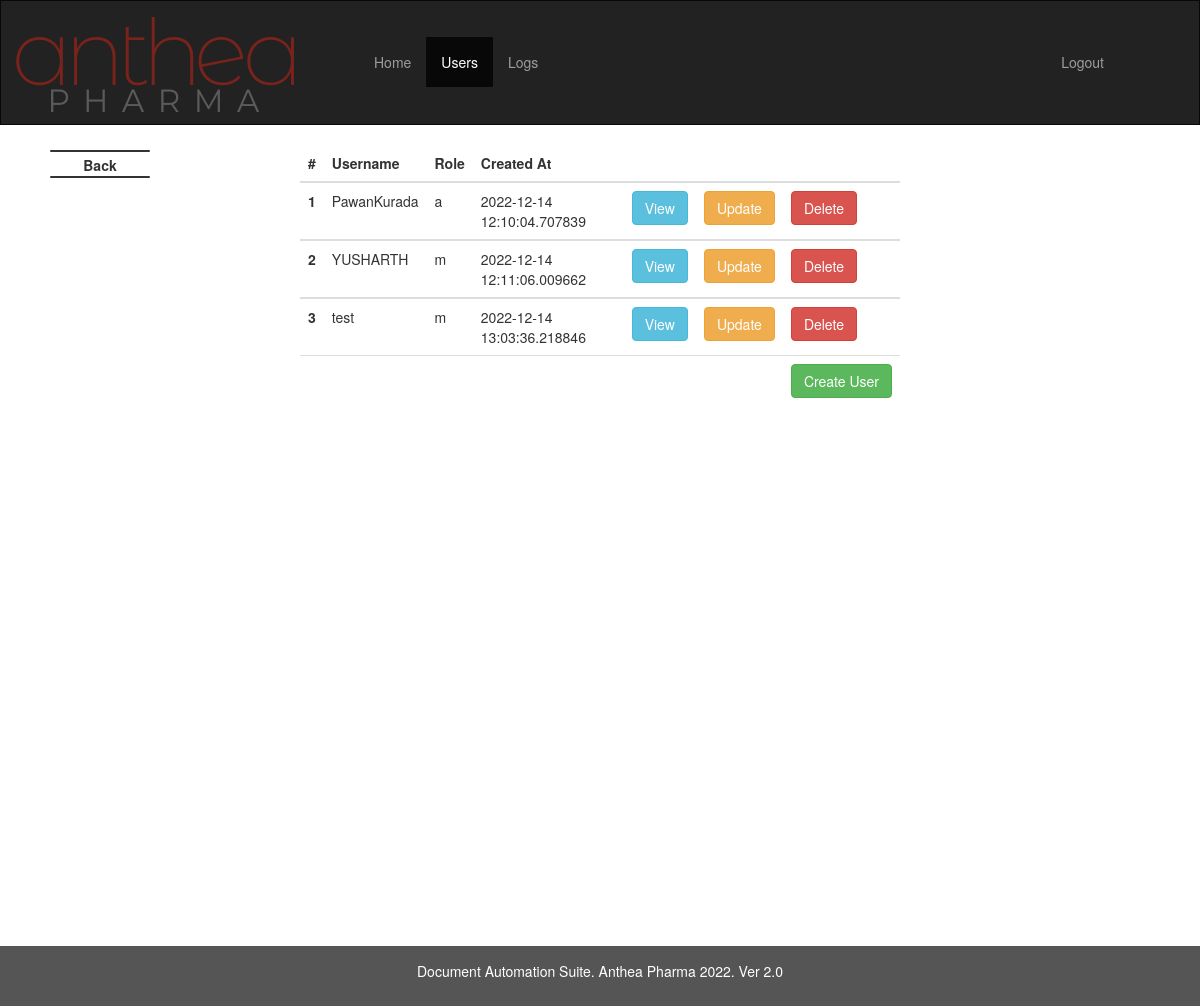
The page /data (signed in) on the database its author committed.
### imp_calc/models.py (models this page shows, shortened)
class User(db.Model, UserMixin):
    id = db.Column(db.Integer(),primary_key = True)
    is_activate = db.Column(db.Boolean, default=True)
    username = db.Column(db.String(length=12),nullable = False, unique = True)
    role = db.Column(db.String(length=1),nullable=False)
    password_hash = db.Column(db.String(length=60),nullable = False)
    created_at = db.Column(db.DateTime, nullable = False, default= datetime.utcnow)
    logs = relationship("Logs", backref="UserLogs")
    @property
    def is_active(self):
        return self.is_activate
    @property
    def password(self):
        return self.password

### imp_calc/routes.py (the view)
@app.route('/data')
def RetrieveDataList():
    if current_user.role =='a' or current_user.role =='m':
        if current_user.role == 'a':
            users = User.query.all()
        elif current_user.role == 'm':
            users = User.query.filter_by(role='u')
    else:
        flash(f"Please login as admin or manager to see UserManagement Section", category='danger')
        return redirect(url_for('index'))
    return render_template('datalist.html',users = users)

### imp_calc/models.py (called while the page is built)
@login_manager.user_loader
def load_user(user_id):
    return User.query.get(int(user_id))

### imp_calc/templates/datalist.html (shortened to what this page needs)
{% extends 'admin.html' %}
{% block main %}
<table class="table">
  <thead>
    <tr>
      <th scope="col">#</th>
      <th scope="col">Username</th>
      <th scope="col">Role</th>
      <th scope="col">Created At</th>
      <th scope="col"></th>
      <th scope="col"></th>
      <th scope="col"></th>
    </tr>
  </thead>
  {% for user in users %}
  <tbody>
    <tr>
      <th scope="row">{{user.id}}</th>
      <td>{{user.username}}</td>
      <td>{{user.role}}</td>
      <td>{{user.created_at}}</td>
      <td><a href="data/{{user.id}}" class="btn btn-info" tabindex="1" role="button">
  View
  </a>
  </td>
      <td><a href="data/{{user.id}}/update" class="btn btn-warning" tabindex="1" role="button">Update</a></td>
      <td>
      <button type="button" class="btn btn-danger" data-toggle="modal" data-target="#exampleModalCenter{{user.username}}">
            Delete
        </button>
        </td>
    </tr>
  {% endfor %}
    <tr>
      <td></td>
      <td></td>
      <td></td>
      <td></td>
      <td></td>
      <td></td>
      <td><a href="{{url_for('register_page')}}" class="btn btn-success" role="button">Create User</a>
</td>
    </tr>
  </tbody>
</table>
<br>
<br>
<br>
<br>
<br>
<br>
<br>
<br>
<br>
<br>
<br>
<br>
<br>
<br>
<br>
<br>
<br>
<br>
<br>
<br>
<br>
<br>
<br>
<br>
<br>
<br>
{% endblock %}

### imp_calc/templates/base.html (style rules this page uses)
.table { display: table; margin: auto; width: 50%; margin-top: 20px; margin-bottom: 20px; }

### rows shown on the page
User: id "1", username "PawanKurada", role "a", created_at "2022-12-14 12:10:04.707839"
User: id "2", username "YUSHARTH", role "m", created_at "2022-12-14 12:11:06.009662"
User: id "3", username "test", role "m", created_at "2022-12-14 13:03:36.218846"
